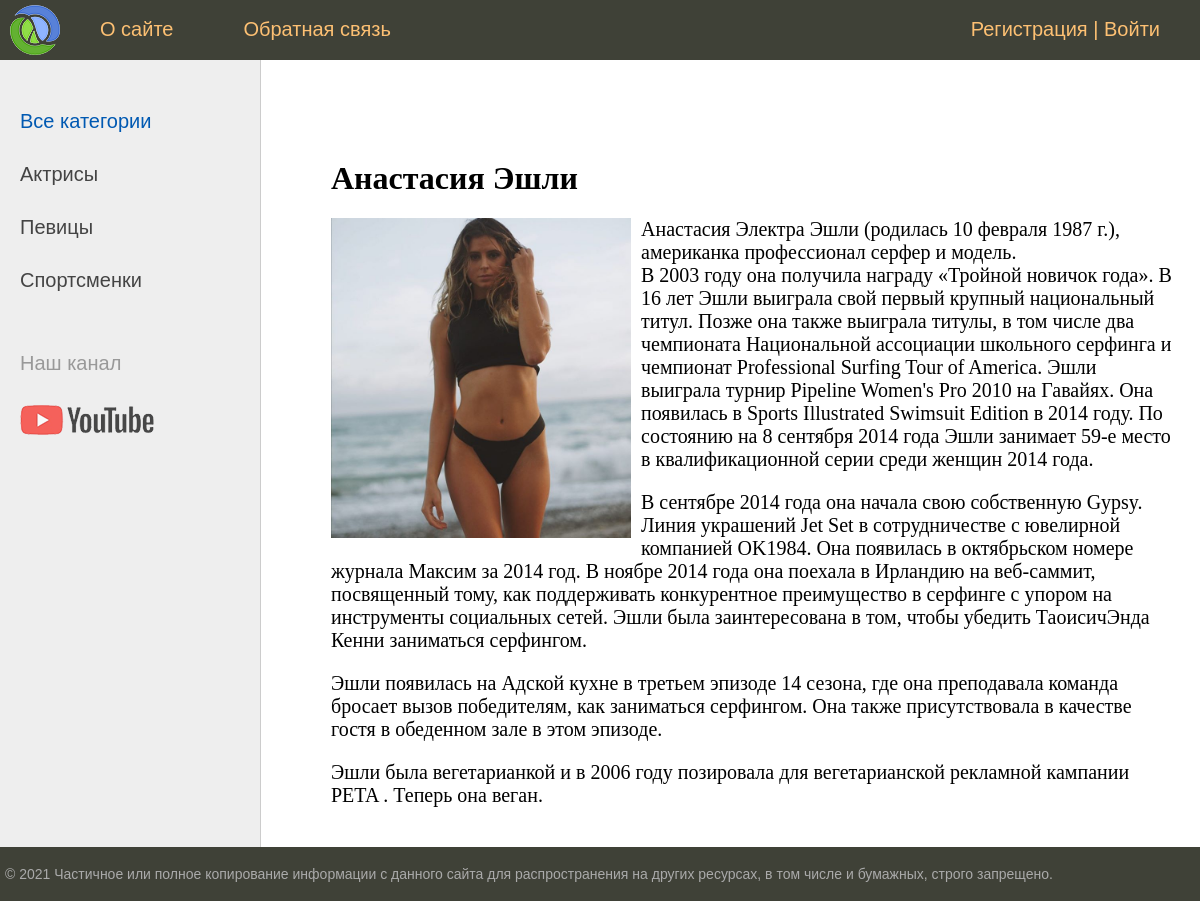
Screenshot of /post/fgjhkhgjhg/ with the database file from the repository.
### women/models.py (models this page shows, shortened)
class Category(models.Model):
    name = models.CharField(max_length=100, db_index=True, verbose_name='Категория')
    slug = models.SlugField(max_length=255, unique=True, db_index=True, verbose_name="URL")
    def get_absolute_url(self):
        return reverse('category', kwargs={'cat_slug': self.slug})
    class Meta:
        verbose_name = 'Категория'
        verbose_name_plural = 'Категории'
        ordering = ['id']

class Women(models.Model):
    title = models.CharField(max_length=255, verbose_name='Заголовок')
    slug = models.SlugField(max_length=255, unique=True, db_index=True, verbose_name="URL")
    content = models.TextField(blank=True, verbose_name='Текст статьи')
    photo = models.ImageField(upload_to="photos/%Y/%m/%d/", verbose_name='Фотография')
    time_create = models.DateTimeField(auto_now_add=True, verbose_name='Время создания')
    time_update = models.DateTimeField(auto_now=True, verbose_name='Время изменения')
    is_published = models.BooleanField(default=True, verbose_name='Публикация')
    cat = models.ForeignKey('Category', on_delete=models.PROTECT, verbose_name='Категория')
    def __str__(self):
        return self.title
    class Meta:
        verbose_name = 'Известные женщины'
        verbose_name_plural = 'Известные женщины'
        ordering = ['-id']

### women/views.py (the view)
# urls.py: path('post/<slug:post_slug>/', ShowPost.as_view(), name='post'),
class ShowPost(DataMixin, DetailView):
    model = Women
    template_name = 'women/post.html'
    slug_url_kwarg = 'post_slug'
    context_object_name = 'post'
    def get_context_data(self, *, object_list=None, **kwargs):
        context = super().get_context_data(**kwargs)
        c_def = self.get_user_context(title=context['post'])
        return dict(list(context.items()) + list(c_def.items()))

### women/utils.py (called while the page is built)
    def get_user_context(self, **kwargs):
        context = kwargs
        cats = cache.get('cats')
        if not cats:
            cats = Category.objects.annotate(Count('women'))
            cache.set('cats', cats, 60)
        user_menu = menu.copy()
        if not self.request.user.is_authenticated:
            user_menu.pop(1)
        context['menu'] = user_menu
        context['cats'] = cats
        if 'cat_selected' not in context:
            context['cat_selected'] = 0
        return context

### women/templates/women/post.html
{% extends 'women/base.html' %}
{% block content %}
<h1>{{post.title}}</h1>
{% if post.photo %}
<p><img class="img-article-left" src="{{post.photo.url}}"></p>
{% endif %}
{{post.content|linebreaks}}
{% endblock %}

### women/templates/women/base.html (shortened to what this page needs)
{% load static %}
{% load women_tags %}
<!DOCTYPE html>
<html>
<head>
	<link type="text/css" href="{% static 'women/css/styles.css' %}" rel="stylesheet" />
</head>
<body>
<table class="table-page" border=0 cellpadding="0" cellspacing="0">
<tr><td valign=top>
{% block mainmenu %}
		<div class="header">
			<ul id="mainmenu" class="mainmenu">
			<li class="logo"><a href="{% url 'home' %}"><div class="logo"></div></a></li>
{% for m in menu %}
	<li><a href="{% url m.url_name %}">{{m.title}}</a></li>
{% endfor %}
			{% if request.user.is_authenticated %}
			<li class="last">{{ user.username }} | <a href="{% url 'logout' %}">Выйти</a></li>
			{% else %}
			<li class="last"><a href="{% url 'register' %}">Регистрация</a> | <a href="{% url 'login' %}">Войти</a></li>
			{% endif %}
			</ul>
		</div>
{% endblock mainmenu %}
<table class="table-content" border=0 cellpadding="0" cellspacing="0">
<tr>
	<td valign="top" class="left-chapters">
	<ul id="leftchapters">
{% if cat_selected == 0 %}
		<li class="selected">Все категории</li>
{% else %}
		<li><a href="{% url 'home' %}">Все категории</a></li>
{% endif %}
{% for c in cats %}
{% if c.women__count > 0 %}
	{% if c.pk == cat_selected %}
		<li class="selected">{{c.name}}</li>
	{% else %}
		<li><a href="{{ c.get_absolute_url }}">{{c.name}}</a></li>
	{% endif %}
{% endif %}
{% endfor %}
		<li class="share">
		<p>Наш канал</p>
		<a class="share-yt" href="https://www.youtube.com/channel/UClJzWfGWuGJL2t-3dYKcHTA/playlists" target="_blank" rel="nofollow"></a>
		</li>
	</ul>
</td>
<td valign="top" class="content">
	<div class="content-text">
{% block content %}
{% endblock %}
	</div>
</td></tr></table>
</td></tr>
<tr><td valign=top>
	<div id="footer">
		<p>&copy; 2021 Частичное или полное копирование информации с данного сайта для распространения на других ресурсах, в том числе и бумажных, строго запрещено.</p>
	</div>
</td></tr></table>
</body>
</html>

### women/static/women/css/styles.css (style rules this page uses)
html, body { font-family: 'Arial'; margin: 0; padding: 0; height: 100%; width: 100%; color: #444; }
a { color: #0059b2; text-decoration: none; }
img { max-width: 600px; height: auto; }
img.img-article-left { max-width: 300px; height: auto; float: left; padding: 0 10px 10px 0; }
.table-page { width: 100%; height: 100%; vertical-align: top; }
.table-page tr { height: 100%; }
.header { background: #3F4137; height: 60px; }
.logo { background: url('../images/logo.png') no-repeat 10px 5px; width: 70px; height: 60px; }
ul.mainmenu { list-style: none; margin: 0; padding: 0; height: 60px; color: #fdc073; font-size: 20px; overflow: hidden; }
ul.mainmenu li { float: left; margin: 18px 40px 0 30px; }
ul.mainmenu li.logo { margin: 0; }
ul.mainmenu li.last { float: right; }
ul.mainmenu li a { color: #fdc073; text-decoration: none; }
.table-content { width: 100%; min-height: 100%; height: 100%; }
.left-chapters { margin: 0; background: #eee; border-right: 1px solid #ccc; min-height: 100%; }
.left-chapters ul { width: 230px; min-height: 100%; margin: 0; padding: 20px 10px 10px 20px; list-style: none; font-size: 20px; }
.left-chapters ul li { margin: 30px 0 0 0; color: #999; }
.left-chapters ul li.selected { color: #0059b2; }
.left-chapters ul li a { color: #444; text-decoration: none; }
.left-chapters ul li.share { margin: 60px 0 0 0; }
.left-chapters ul li.share p { margin: 30px 0 30px 0; }
.left-chapters ul li.share a { display: inline-block; width: 40px; height: 40px; margin: 0 20px 0 0; }
.left-chapters ul li.share a.share-yt { width: 100%; height: 30px; background: url('../images/share_yt.png') no-repeat 0 0 }
.content { padding: 40px 20px 20px 40px; width: 100%; box-sizing: border-box; }
.content-text { margin: 60px 0 0 30px; color: #000; font-size: 20px; font-family: Yandex Sans Display Light; }
.content-text h1 { font-size: 32px; }
#footer { box-sizing: border-box; background: #3F4137; padding: 5px; color: #aaa; font-size: 14px; font-family: Verdana, Geneva, Arial, Helvetica; text-align: left; overflow: hidden; }

### rows the page displays
Category: name "Актрисы"
Category: name "Певицы"
Category: name "Спортсменки"
Women: title "Анастасия Эшли", photo (picture), content "Анастасия Электра Эшли (родилась 10 февраля 1987 г.), американка профессионал серфер и модель. В 2003 году она получила награду «Тройной новичок года». В 16 лет Эшли выиграла свой первый крупный национальный титул. Позже она также выиграла титулы, в том числе два чемпионата Национальной ассоциации школьного серфинга и чемпионат Professional Surfing Tour of America. Эшли выиграла турнир Pipeline Women's Pro 2010 на Гавайях. Она появилась в Sports Illustrated Swimsuit Edition в 2014 году. По состоянию на 8 сентября 2014 года Эшли занимает 59-е место в квалификационной серии среди женщин 2014 года. В сентябре 2014 года она начала свою собственную Gypsy. Линия украшений Jet Set в сотрудничестве…"

### other values shown
{{ m.title }} "О сайте" "Обратная связь"
